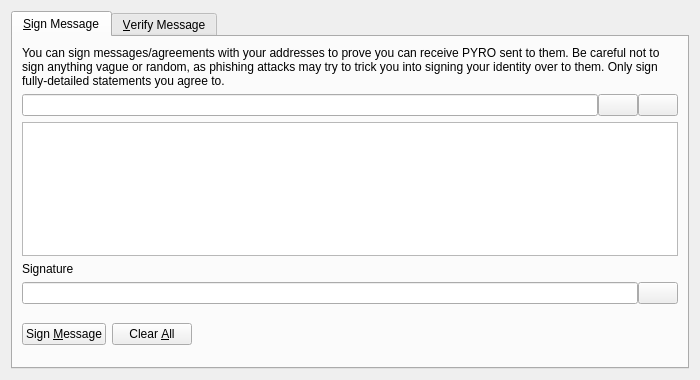
<?xml version="1.0" encoding="UTF-8"?>
<ui version="4.0">
 <class>SignVerifyMessageDialog</class>
 <widget class="QDialog" name="SignVerifyMessageDialog">
  <property name="geometry">
   <rect>
    <x>0</x>
    <y>0</y>
    <width>700</width>
    <height>380</height>
   </rect>
  </property>
  <property name="windowTitle">
   <string>Signatures - Sign / Verify a Message</string>
  </property>
  <property name="modal">
   <bool>true</bool>
  </property>
  <layout class="QVBoxLayout" name="verticalLayout">
   <item>
    <widget class="QTabWidget" name="tabWidget">
     <property name="currentIndex">
      <number>0</number>
     </property>
     <widget class="QWidget" name="tabSignMessage">
      <attribute name="title">
       <string>&amp;Sign Message</string>
      </attribute>
      <layout class="QVBoxLayout" name="verticalLayout_SM">
       <item>
        <widget class="QLabel" name="infoLabel_SM">
         <property name="text">
          <string>You can sign messages/agreements with your addresses to prove you can receive PYRO sent to them. Be careful not to sign anything vague or random, as phishing attacks may try to trick you into signing your identity over to them. Only sign fully-detailed statements you agree to.</string>
         </property>
         <property name="textFormat">
          <enum>Qt::PlainText</enum>
         </property>
         <property name="wordWrap">
          <bool>true</bool>
         </property>
        </widget>
       </item>
       <item>
        <layout class="QHBoxLayout" name="horizontalLayout_1_SM">
         <property name="spacing">
          <number>0</number>
         </property>
         <item>
          <widget class="QValidatedLineEdit" name="addressIn_SM">
           <property name="toolTip">
            <string>The PYRO address to sign the message with</string>
           </property>
          </widget>
         </item>
         <item>
          <widget class="QPushButton" name="addressBookButton_SM">
           <property name="toolTip">
            <string>Choose previously used address</string>
           </property>
           <property name="text">
            <string/>
           </property>
           <property name="shortcut">
            <string>Alt+A</string>
           </property>
           <property name="autoDefault">
            <bool>false</bool>
           </property>
          </widget>
         </item>
         <item>
          <widget class="QPushButton" name="pasteButton_SM">
           <property name="toolTip">
            <string>Paste address from clipboard</string>
           </property>
           <property name="text">
            <string/>
           </property>
           <property name="shortcut">
            <string>Alt+P</string>
           </property>
           <property name="autoDefault">
            <bool>false</bool>
           </property>
          </widget>
         </item>
        </layout>
       </item>
       <item>
        <widget class="QPlainTextEdit" name="messageIn_SM">
         <property name="toolTip">
          <string>Enter the message you want to sign here</string>
         </property>
        </widget>
       </item>
       <item>
        <widget class="QLabel" name="signatureLabel_SM">
         <property name="text">
          <string>Signature</string>
         </property>
         <property name="textFormat">
          <enum>Qt::PlainText</enum>
         </property>
        </widget>
       </item>
       <item>
        <layout class="QHBoxLayout" name="horizontalLayout_2_SM">
         <property name="spacing">
          <number>0</number>
         </property>
         <item>
          <widget class="QLineEdit" name="signatureOut_SM">
           <property name="font">
            <font>
             <italic>true</italic>
            </font>
           </property>
           <property name="readOnly">
            <bool>true</bool>
           </property>
          </widget>
         </item>
         <item>
          <widget class="QPushButton" name="copySignatureButton_SM">
           <property name="toolTip">
            <string>Copy the current signature to the system clipboard</string>
           </property>
           <property name="text">
            <string/>
           </property>
           <property name="autoDefault">
            <bool>false</bool>
           </property>
          </widget>
         </item>
        </layout>
       </item>
       <item>
        <layout class="QHBoxLayout" name="horizontalLayout_3_SM">
         <item>
          <widget class="QPushButton" name="signMessageButton_SM">
           <property name="toolTip">
            <string>Sign the message to prove you own this PYRO address</string>
           </property>
           <property name="text">
            <string>Sign &amp;Message</string>
           </property>
           <property name="autoDefault">
            <bool>false</bool>
           </property>
          </widget>
         </item>
         <item>
          <widget class="QPushButton" name="clearButton_SM">
           <property name="toolTip">
            <string>Reset all sign message fields</string>
           </property>
           <property name="text">
            <string>Clear &amp;All</string>
           </property>
           <property name="autoDefault">
            <bool>false</bool>
           </property>
          </widget>
         </item>
         <item>
          <spacer name="horizontalSpacer_1_SM">
           <property name="orientation">
            <enum>Qt::Horizontal</enum>
           </property>
           <property name="sizeHint" stdset="0">
            <size>
             <width>40</width>
             <height>48</height>
            </size>
           </property>
          </spacer>
         </item>
         <item>
          <widget class="QLabel" name="statusLabel_SM">
           <property name="font">
            <font>
             <weight>75</weight>
             <bold>true</bold>
            </font>
           </property>
           <property name="text">
            <string/>
           </property>
           <property name="wordWrap">
            <bool>true</bool>
           </property>
          </widget>
         </item>
         <item>
          <spacer name="horizontalSpacer_2_SM">
           <property name="orientation">
            <enum>Qt::Horizontal</enum>
           </property>
           <property name="sizeHint" stdset="0">
            <size>
             <width>40</width>
             <height>48</height>
            </size>
           </property>
          </spacer>
         </item>
        </layout>
       </item>
      </layout>
     </widget>
     <widget class="QWidget" name="tabVerifyMessage">
      <attribute name="title">
       <string>&amp;Verify Message</string>
      </attribute>
      <layout class="QVBoxLayout" name="verticalLayout_VM">
       <item>
        <widget class="QLabel" name="infoLabel_VM">
         <property name="text">
          <string>Enter the receiver's address, message (ensure you copy line breaks, spaces, tabs, etc. exactly) and signature below to verify the message. Be careful not to read more into the signature than what is in the signed message itself, to avoid being tricked by a man-in-the-middle attack. Note that this only proves the signing party receives with the address, it cannot prove sendership of any transaction!</string>
         </property>
         <property name="textFormat">
          <enum>Qt::PlainText</enum>
         </property>
         <property name="alignment">
          <set>Qt::AlignLeading|Qt::AlignLeft|Qt::AlignTop</set>
         </property>
         <property name="wordWrap">
          <bool>true</bool>
         </property>
        </widget>
       </item>
       <item>
        <layout class="QHBoxLayout" name="horizontalLayout_1_VM">
         <property name="spacing">
          <number>0</number>
         </property>
         <item>
          <widget class="QValidatedLineEdit" name="addressIn_VM">
           <property name="toolTip">
            <string>The PYRO address the message was signed with</string>
           </property>
          </widget>
         </item>
         <item>
          <widget class="QPushButton" name="addressBookButton_VM">
           <property name="toolTip">
            <string>Choose previously used address</string>
           </property>
           <property name="text">
            <string/>
           </property>
           <property name="shortcut">
            <string>Alt+A</string>
           </property>
           <property name="autoDefault">
            <bool>false</bool>
           </property>
          </widget>
         </item>
        </layout>
       </item>
       <item>
        <widget class="QPlainTextEdit" name="messageIn_VM"/>
       </item>
       <item>
        <widget class="QValidatedLineEdit" name="signatureIn_VM"/>
       </item>
       <item>
        <layout class="QHBoxLayout" name="horizontalLayout_2_VM">
         <item>
          <widget class="QPushButton" name="verifyMessageButton_VM">
           <property name="toolTip">
            <string>Verify the message to ensure it was signed with the specified PYRO address</string>
           </property>
           <property name="text">
            <string>Verify &amp;Message</string>
           </property>
           <property name="autoDefault">
            <bool>false</bool>
           </property>
          </widget>
         </item>
         <item>
          <widget class="QPushButton" name="clearButton_VM">
           <property name="toolTip">
            <string>Reset all verify message fields</string>
           </property>
           <property name="text">
            <string>Clear &amp;All</string>
           </property>
           <property name="autoDefault">
            <bool>false</bool>
           </property>
          </widget>
         </item>
         <item>
          <spacer name="horizontalSpacer_1_VM">
           <property name="orientation">
            <enum>Qt::Horizontal</enum>
           </property>
           <property name="sizeHint" stdset="0">
            <size>
             <width>40</width>
             <height>48</height>
            </size>
           </property>
          </spacer>
         </item>
         <item>
          <widget class="QLabel" name="statusLabel_VM">
           <property name="font">
            <font>
             <weight>75</weight>
             <bold>true</bold>
            </font>
           </property>
           <property name="text">
            <string/>
           </property>
           <property name="wordWrap">
            <bool>true</bool>
           </property>
          </widget>
         </item>
         <item>
          <spacer name="horizontalSpacer_2_VM">
           <property name="orientation">
            <enum>Qt::Horizontal</enum>
           </property>
           <property name="sizeHint" stdset="0">
            <size>
             <width>40</width>
             <height>48</height>
            </size>
           </property>
          </spacer>
         </item>
        </layout>
       </item>
      </layout>
     </widget>
    </widget>
   </item>
  </layout>
 </widget>
 <customwidgets>
  <customwidget>
   <class>QValidatedLineEdit</class>
   <extends>QLineEdit</extends>
   <header>qvalidatedlineedit.h</header>
  </customwidget>
 </customwidgets>
 <resources>
  <include location="../pyro.qrc"/>
 </resources>
 <connections/>
</ui>
